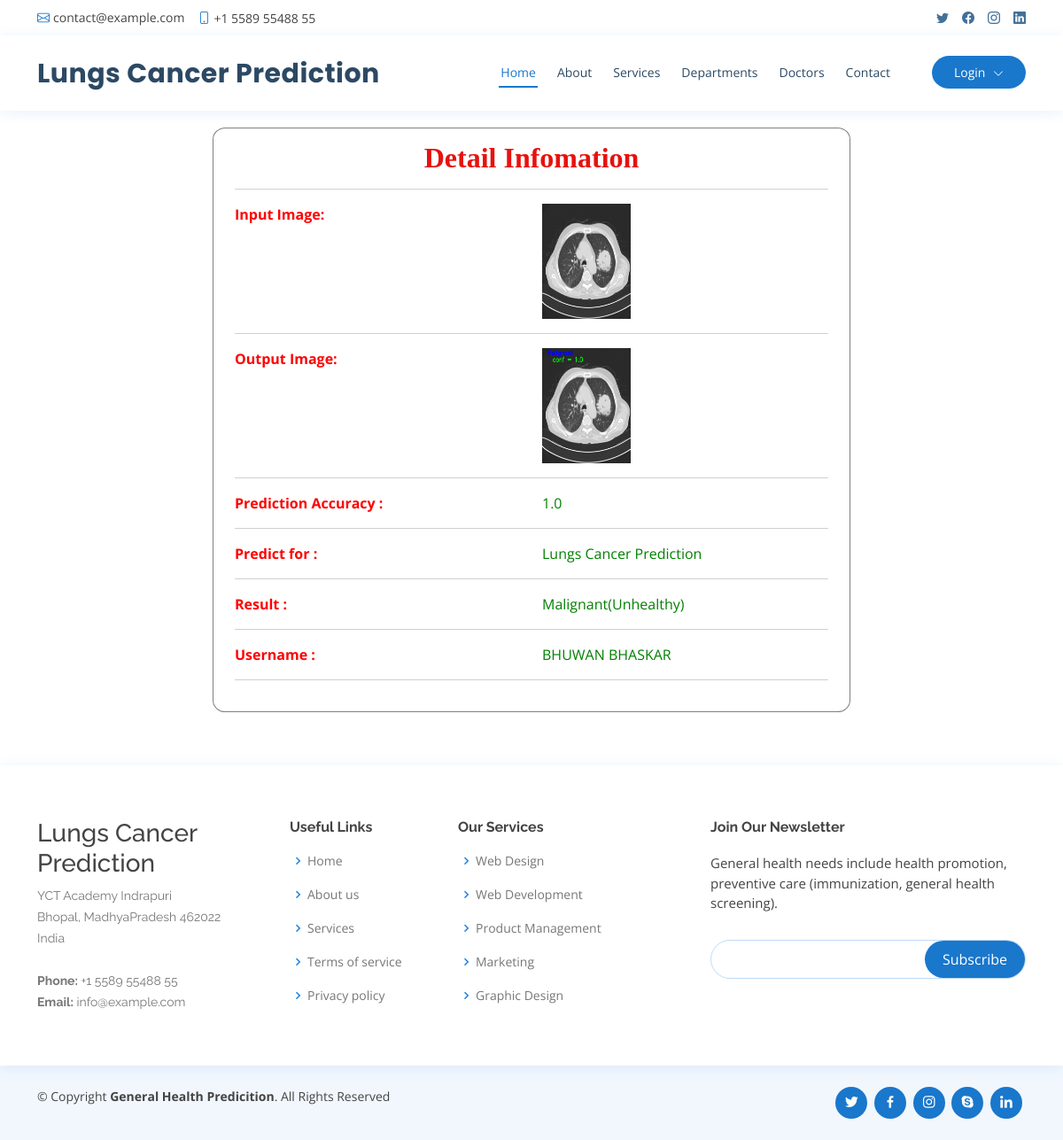
Page /detail_searched/20 on the committed database.
### lungs_app/models.py (models this page shows, shortened)
class Search_Data(models.Model):
    patient = models.ForeignKey(Patient, on_delete=models.CASCADE, null=True)
    prediction_accuracy = models.CharField(max_length=100,null=True,blank=True)
    result = models.CharField(max_length=100,null=True,blank=True)
    values_list = models.CharField(max_length=100,null=True,blank=True)
    predict_for = models.CharField(max_length=100,null=True,blank=True)
    uploaded  = models.FileField(null=True, blank=True)
    output  = models.FileField(null=True, blank=True)
    created = models.DateTimeField(auto_now=True,null=True)

class Patient(models.Model):
    user = models.ForeignKey(User, on_delete=models.CASCADE, null=True)
    contact = models.CharField(max_length=100, null=True)
    address = models.CharField(max_length=100, null=True)
    dob = models.DateField(null=True)
    image = models.FileField(null=True)

### lungs_app/views.py (the view)
# urls.py: path('detail_searched/<int:pid>', detail_searched, name="detail_searched"),
def detail_searched(request, pid):
    data = Search_Data.objects.get(id=pid)
    return render(request, 'detail_searched.html', {'pro':data})

### lungs_app/templates/detail_searched.html (shortened to what this page needs)
{% extends 'index.html' %}
{% load static %}
{% block body %}
<div class="container" style="width:60%;margin-top:12%;margin-bottom:5%;background:white;border-radius:2%;border:1px solid grey">
    <h2 style="font-weight:bold;font-family : 'Monotype Corsiva' ; color : #E6120E ;margin-top:2%" align="center">Detail Infomation</h2>
<div align="left" class="container-fluid" style="width:100%;margin-bottom:5%">
    <hr>
    {% if pro.predict_for == "Lungs Cancer Prediction" %}
    <div class="row" >
        <div class="col-md-6 div2">
            <strong>Input Image:</strong>
        </div>
        <div class="col-md-6">
            <img src="{{pro.uploaded.url}}" style="width:100px;height:130px"></img>
        </div></div><hr>
    <div class="row">
        <div class="col-md-6 div2">
            <strong>Output Image:</strong>
        </div>
        <div class="col-md-6">
            <img src="{{pro.output.url}}" style="width:100px;height:130px"></img>
        </div></div><hr>
    {% endif %}
    <div class="row">
        <div class="col-md-6 div2">
            <strong>Prediction Accuracy :</strong>
        </div>
        <div class="col-md-6 div1">
            {{pro.prediction_accuracy}}
        </div>
    </div><hr>
     <div class="row">
        <div class="col-md-6 div2">
            <strong>Predict for :</strong>
        </div>
        <div class="col-md-6 div1">
            {{pro.predict_for}}
        </div>
    </div><hr>
     <div class="row">
        <div class="col-md-6 div2">
            <strong>Result :</strong>
        </div>
        <div class="col-md-6 div1">
            {% if pro.result == "0" %}
                                      <h5 style="color:green">Healthy</h5>
                                      {% elif pro.result == "1" %}
                                        <h5 style="color:red">Unhealthy</h5>
                                    {% elif pro.result == 'Bengin' %}
                                        {{pro.result}}(Unhealthy)
                                        {% elif pro.result == 'Malignant' %}
                                        {{pro.result}}(Unhealthy)
                                        {% elif pro.result == 'Normal' %}
                                        {{pro.result}}(Healthy)
                                        {% else %}
                                        {{pro.result}}
                                        {% endif %}
        </div>
     </div><hr>
    <div class="row">
        <div class="col-md-6 div2">
            <strong>Username  :</strong>
        </div>
        <div class="col-md-6 div1">
            {{pro.patient.user.first_name}} {{pro.patient.user.last_name}}
        </div>
    </div><hr>
    </div>
</div>
</div>
{% endblock %}

### lungs_app/static/css/style.css (style rules this page uses)
body { font-family: "Open Sans", sans-serif; color: #444444; }
h1, h2, h3, h4, h5, h6 { font-family: "Raleway", sans-serif; }

### lungs_app/templates/detail_searched.html (style rules this page uses)
.div1 { color:green; }
.div2 { color:red; }

### rows in the picture
Search_Data: uploaded (picture), prediction_accuracy "1.0", predict_for "Lungs Cancer Prediction", result "Malignant", patient.user.first_name "BHUWAN", patient.user.last_name "BHASKAR"
